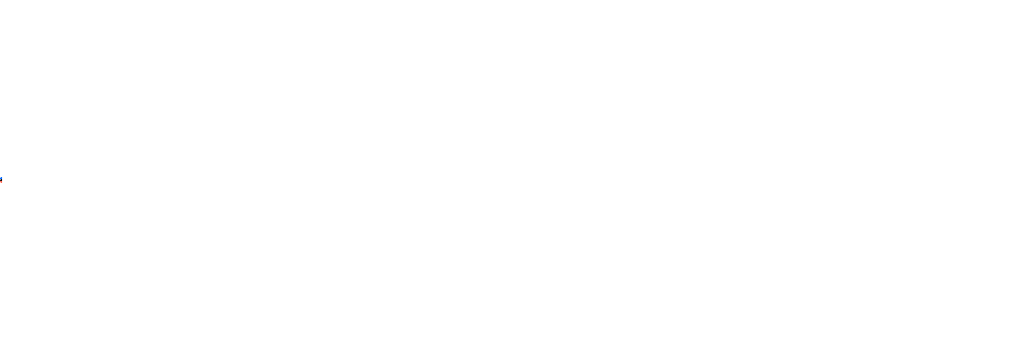
Frame 1 (no input)
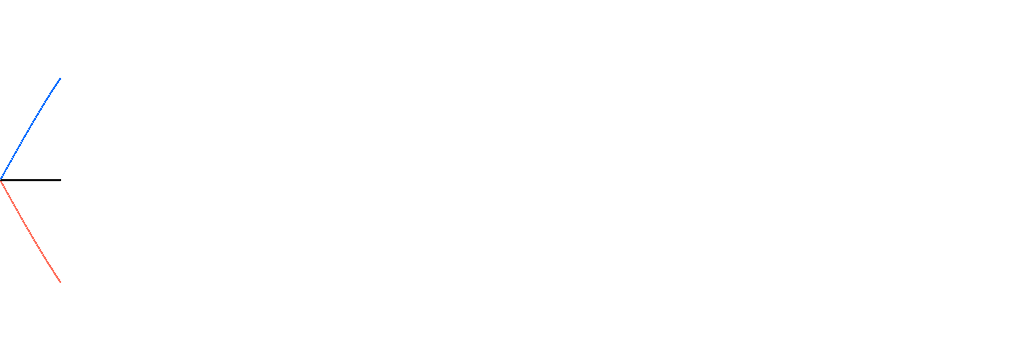
Frame 60 (the mouse pressed at the canvas centre just before this capture)
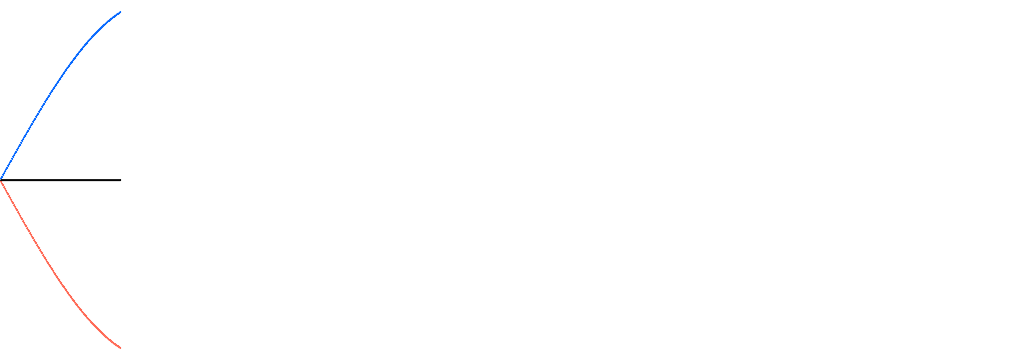
Frame 120 (the mouse held since frame 60 and released just before this capture)

The Processing sketch that drew these frames (run headless with seeded random() and noise(); from frame 60 on, the mouse is pressed at the canvas centre):

// Processing sketch: sin5
// ── sin5.pde
int index=0;
float radiants=0;
float curveSum=0;

void setup()
{
  size(1024, 360);
  background(255);
}

void draw(){
  index++;
  radiants+=0.01;

  if(index==width)
  {
    index=0;
    background(255);
  }
  curveSum= sin(radiants)*(height/2)+180+sin(radiants+3.14)*(height/2)+180;
  curveSum/=2;
  stroke(0);
  ellipse(index,curveSum,1,1);
  
  stroke(255, 100,80);
  ellipse(index,sin(radiants)*(height/2)+180,1,1);
  stroke(0, 100, 255);
  ellipse(index,sin(radiants+3.14)*(height/2)+180,1,1);
}
